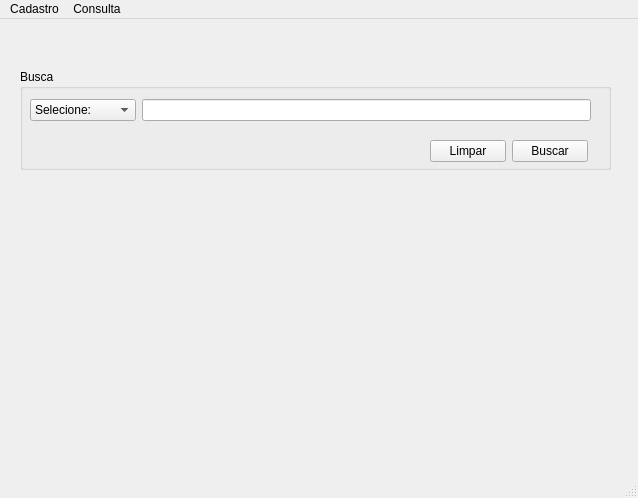
<?xml version="1.0" encoding="UTF-8"?>
<ui version="4.0">
 <class>formbusca</class>
 <widget class="QMainWindow" name="formbusca">
  <property name="geometry">
   <rect>
    <x>0</x>
    <y>0</y>
    <width>638</width>
    <height>498</height>
   </rect>
  </property>
  <property name="windowTitle">
   <string>MainWindow</string>
  </property>
  <widget class="QWidget" name="centralwidget">
   <widget class="QGroupBox" name="groupBox">
    <property name="geometry">
     <rect>
      <x>20</x>
      <y>50</y>
      <width>591</width>
      <height>101</height>
     </rect>
    </property>
    <property name="title">
     <string>Busca</string>
    </property>
    <widget class="QWidget" name="layoutWidget">
     <property name="geometry">
      <rect>
       <x>10</x>
       <y>30</y>
       <width>561</width>
       <height>22</height>
      </rect>
     </property>
     <layout class="QHBoxLayout" name="horizontalLayout">
      <item>
       <widget class="QComboBox" name="cbopBusca">
        <item>
         <property name="text">
          <string>Selecione:</string>
         </property>
        </item>
        <item>
         <property name="text">
          <string>Por Professor</string>
         </property>
        </item>
        <item>
         <property name="text">
          <string>Por Turma</string>
         </property>
        </item>
        <item>
         <property name="text">
          <string>Por Disciplina</string>
         </property>
        </item>
       </widget>
      </item>
      <item>
       <widget class="QLineEdit" name="textBusca"/>
      </item>
     </layout>
    </widget>
    <widget class="QWidget" name="layoutWidget_2">
     <property name="geometry">
      <rect>
       <x>410</x>
       <y>70</y>
       <width>158</width>
       <height>25</height>
      </rect>
     </property>
     <layout class="QHBoxLayout" name="horizontalLayout_2">
      <item>
       <widget class="QPushButton" name="btLimpar">
        <property name="text">
         <string>Limpar</string>
        </property>
       </widget>
      </item>
      <item>
       <widget class="QPushButton" name="btBuscar">
        <property name="text">
         <string>Buscar</string>
        </property>
       </widget>
      </item>
     </layout>
    </widget>
   </widget>
  </widget>
  <widget class="QMenuBar" name="menubar">
   <property name="geometry">
    <rect>
     <x>0</x>
     <y>0</y>
     <width>638</width>
     <height>21</height>
    </rect>
   </property>
   <widget class="QMenu" name="menuCadastro">
    <property name="title">
     <string>Cadastro</string>
    </property>
    <addaction name="actionCadastro_de_Professor"/>
    <addaction name="actionCadastro_de_Disciplina"/>
    <addaction name="actionCadastro_de_Turma"/>
    <addaction name="actionCadastro_de_Hor_rio"/>
   </widget>
   <widget class="QMenu" name="menuConsulta">
    <property name="title">
     <string>Consulta</string>
    </property>
    <addaction name="actionLista_de_Professores"/>
    <addaction name="actionLista_de_Disciplinas"/>
    <addaction name="actionLista_de_Turmas"/>
   </widget>
   <addaction name="menuCadastro"/>
   <addaction name="menuConsulta"/>
  </widget>
  <widget class="QStatusBar" name="statusbar"/>
  <action name="actionCadastro_de_Professor">
   <property name="text">
    <string>Cadastro de Professor</string>
   </property>
  </action>
  <action name="actionCadastro_de_Disciplina">
   <property name="text">
    <string>Cadastro de Disciplina</string>
   </property>
  </action>
  <action name="actionCadastro_de_Turma">
   <property name="text">
    <string>Cadastro de Turma</string>
   </property>
  </action>
  <action name="actionCadastro_de_Hor_rio">
   <property name="text">
    <string>Cadastro de Horário</string>
   </property>
  </action>
  <action name="actionLista_de_Professores">
   <property name="text">
    <string>Lista de Professores</string>
   </property>
  </action>
  <action name="actionLista_de_Disciplinas">
   <property name="text">
    <string>Lista de Disciplinas</string>
   </property>
  </action>
  <action name="actionLista_de_Turmas">
   <property name="text">
    <string>Lista de Turmas</string>
   </property>
  </action>
 </widget>
 <resources/>
 <connections/>
</ui>
